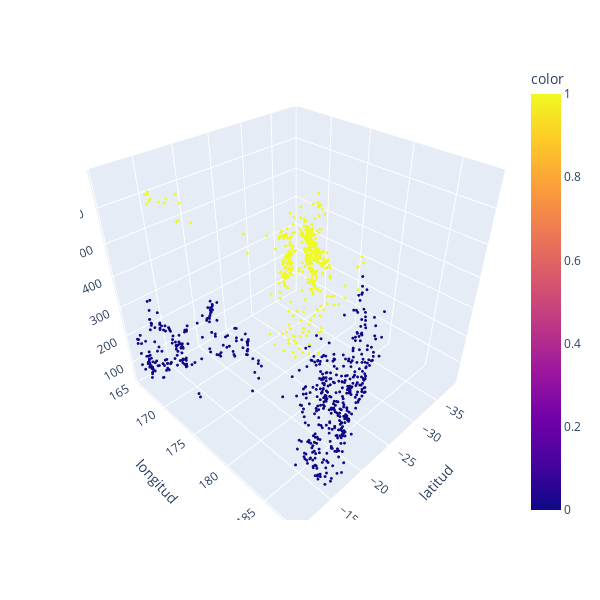

The cell this chart's notebook holds for it:
### Markdown cell above
### Resultado de agrupamiento con k-means, k= 2

### Code cell
figure = px.scatter_3d(datos, x="latitud", y="longitud", z="profundidad", color=pred, width=600, height=600)
figure.update_traces(marker_size = 1)
figure.show()

### Figure 1 — Plotly figure (JSON) as saved in the notebook; plotly's stock layout.template omitted (floating-point values rounded to 4 significant figures; data arrays with more than 128 entries replaced by an {"elided": "..."} marker saying what was removed)
{"data": [{"hovertemplate": "latitud=%{x}<br>longitud=%{y}<br>profundidad=%{z}<br>color=%{marker.color}<extra></extra>", "legendgroup": "", "marker": {"color": {"elided": "1000 int values"}, "coloraxis": "coloraxis", "size": 1, "symbol": "circle"}, "mode": "markers", "name": "", "scene": "scene", "showlegend": false, "type": "scatter3d", "x": {"elided": "1000 float values"}, "y": {"elided": "1000 float values"}, "z": {"elided": "1000 int values"}}], "layout": {"coloraxis": {"colorbar": {"title": {"text": "color"}}, "colorscale": [[0, "#0d0887"], [0.1111, "#46039f"], [0.2222, "#7201a8"], [0.3333, "#9c179e"], [0.4444, "#bd3786"], [0.5556, "#d8576b"], [0.6667, "#ed7953"], [0.7778, "#fb9f3a"], [0.8889, "#fdca26"], [1, "#f0f921"]]}, "height": 600, "legend": {"tracegroupgap": 0}, "margin": {"t": 60}, "scene": {"domain": {"x": [0, 1], "y": [0, 1]}, "xaxis": {"title": {"text": "latitud"}}, "yaxis": {"title": {"text": "longitud"}}, "zaxis": {"title": {"text": "profundidad"}}}, "width": 600}}
